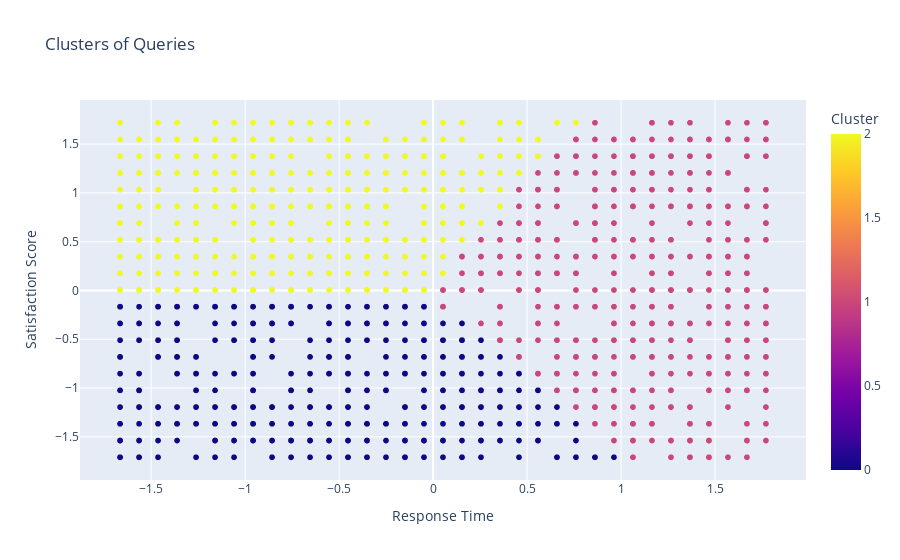

The code cell stored with this chart in its notebook:
### Markdown cell above
#### Apply K-Means Clustering

### Code cell
kmeans = KMeans(n_clusters=3, random_state=42)
df["Cluster"] = kmeans.fit_predict(df[["Response_Time", "Satisfaction_Score"]])

# Interactive Scatter Plot for Clusters
fig = px.scatter(df, x="Response_Time", y="Satisfaction_Score", color="Cluster", title="Clusters of Queries", labels={"Response_Time": "Response Time", "Satisfaction_Score": "Satisfaction Score", "Cluster": "Cluster"})
fig.show()

### Figure 1 — Plotly figure (JSON) as saved in the notebook; plotly's stock layout.template omitted (floating-point values rounded to 4 significant figures; data arrays with more than 128 entries replaced by an {"elided": "..."} marker saying what was removed)
{"data": [{"hovertemplate": "Response Time=%{x}<br>Satisfaction Score=%{y}<br>Cluster=%{marker.color}<extra></extra>", "legendgroup": "", "marker": {"color": {"elided": "1500 int values"}, "coloraxis": "coloraxis", "symbol": "circle"}, "mode": "markers", "name": "", "showlegend": false, "type": "scattergl", "x": {"elided": "1500 float values"}, "xaxis": "x", "y": {"elided": "1500 float values"}, "yaxis": "y"}], "layout": {"coloraxis": {"colorbar": {"title": {"text": "Cluster"}}, "colorscale": [[0, "#0d0887"], [0.1111, "#46039f"], [0.2222, "#7201a8"], [0.3333, "#9c179e"], [0.4444, "#bd3786"], [0.5556, "#d8576b"], [0.6667, "#ed7953"], [0.7778, "#fb9f3a"], [0.8889, "#fdca26"], [1, "#f0f921"]]}, "legend": {"tracegroupgap": 0}, "title": {"text": "Clusters of Queries"}, "xaxis": {"anchor": "y", "domain": [0, 1], "title": {"text": "Response Time"}}, "yaxis": {"anchor": "x", "domain": [0, 1], "title": {"text": "Satisfaction Score"}}}}
